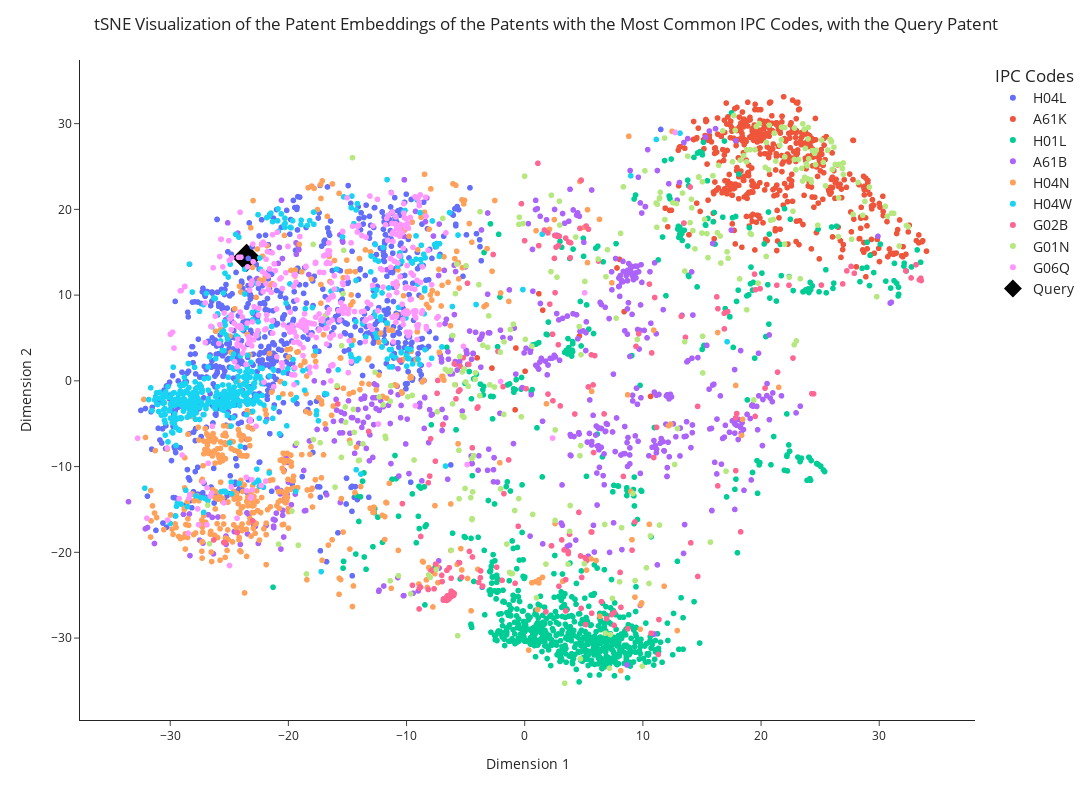

The notebook cell this image was saved under:
### Markdown cell above
## Visualization of the Search Results

* We can plot both the corpus embeddings and the query embedding in the same plot! In this example, we will represent the query patent application embedding using a black dimaond. Its IPC code should ideally be close to G06F, G06Q, and H04L.

### Code cell
new_fig = plot_corpus_embeds_with_plotly(
    corpus_embeddings=tsne_coords,
    corpus_labels=tsne_labels,
    corpus_hover_texts=tsne_hover_texts,
    layoot_dict=layoot_dict,
    query_embeddings=[tsne_query_embeddings],
    query_labels=['Query'],
    query_hover_texts=['Query Patent'],
    query_modes='markers',
    query_marker_dict={
        "color": "black",
        "size": 24,
        "line": {
            "color": "white",
            "width": 2,
        },  
        "symbol": "diamond",
    },
    show_plot=True,
)

### Figure 1 — Plotly figure (JSON) as saved in the notebook; plotly's stock layout.template omitted (floating-point values rounded to 4 significant figures; data arrays with more than 128 entries replaced by an {"elided": "..."} marker saying what was removed)
{"data": [{"hovertemplate": "<b>%{hovertext}</b><br><br>color=H04L<br>0=%{x}<br>1=%{y}<extra></extra>", "hovertext": {"elided": "721 str values"}, "legendgroup": "H04L", "marker": {"color": "#636efa", "symbol": "circle"}, "mode": "markers", "name": "H04L", "showlegend": true, "type": "scattergl", "x": {"elided": "721 float values"}, "xaxis": "x", "y": {"elided": "721 float values"}, "yaxis": "y"}, {"hovertemplate": "<b>%{hovertext}</b><br><br>color=A61K<br>0=%{x}<br>1=%{y}<extra></extra>", "hovertext": {"elided": "484 str values"}, "legendgroup": "A61K", "marker": {"color": "#EF553B", "symbol": "circle"}, "mode": "markers", "name": "A61K", "showlegend": true, "type": "scattergl", "x": {"elided": "484 float values"}, "xaxis": "x", "y": {"elided": "484 float values"}, "yaxis": "y"}, {"hovertemplate": "<b>%{hovertext}</b><br><br>color=H01L<br>0=%{x}<br>1=%{y}<extra></extra>", "hovertext": {"elided": "864 str values"}, "legendgroup": "H01L", "marker": {"color": "#00cc96", "symbol": "circle"}, "mode": "markers", "name": "H01L", "showlegend": true, "type": "scattergl", "x": {"elided": "864 float values"}, "xaxis": "x", "y": {"elided": "864 float values"}, "yaxis": "y"}, {"hovertemplate": "<b>%{hovertext}</b><br><br>color=A61B<br>0=%{x}<br>1=%{y}<extra></extra>", "hovertext": {"elided": "561 str values"}, "legendgroup": "A61B", "marker": {"color": "#ab63fa", "symbol": "circle"}, "mode": "markers", "name": "A61B", "showlegend": true, "type": "scattergl", "x": {"elided": "561 float values"}, "xaxis": "x", "y": {"elided": "561 float values"}, "yaxis": "y"}, {"hovertemplate": "<b>%{hovertext}</b><br><br>color=H04N<br>0=%{x}<br>1=%{y}<extra></extra>", "hovertext": {"elided": "555 str values"}, "legendgroup": "H04N", "marker": {"color": "#FFA15A", "symbol": "circle"}, "mode": "markers", "name": "H04N", "showlegend": true, "type": "scattergl", "x": {"elided": "555 float values"}, "xaxis": "x", "y": {"elided": "555 float values"}, "yaxis": "y"}, {"hovertemplate": "<b>%{hovertext}</b><br><br>color=H04W<br>0=%{x}<br>1=%{y}<extra></extra>", "hovertext": {"elided": "521 str values"}, "legendgroup": "H04W", "marker": {"color": "#19d3f3", "symbol": "circle"}, "mode": "markers", "name": "H04W", "showlegend": true, "type": "scattergl", "x": {"elided": "521 float values"}, "xaxis": "x", "y": {"elided": "521 float values"}, "yaxis": "y"}, {"hovertemplate": "<b>%{hovertext}</b><br><br>color=G02B<br>0=%{x}<br>1=%{y}<extra></extra>", "hovertext": {"elided": "203 str values"}, "legendgroup": "G02B", "marker": {"color": "#FF6692", "symbol": "circle"}, "mode": "markers", "name": "G02B", "showlegend": true, "type": "scattergl", "x": {"elided": "203 float values"}, "xaxis": "x", "y": {"elided": "203 float values"}, "yaxis": "y"}, {"hovertemplate": "<b>%{hovertext}</b><br><br>color=G01N<br>0=%{x}<br>1=%{y}<extra></extra>", "hovertext": {"elided": "281 str values"}, "legendgroup": "G01N", "marker": {"color": "#B6E880", "symbol": "circle"}, "mode": "markers", "name": "G01N", "showlegend": true, "type": "scattergl", "x": {"elided": "281 float values"}, "xaxis": "x", "y": {"elided": "281 float values"}, "yaxis": "y"}, {"hovertemplate": "<b>%{hovertext}</b><br><br>color=G06Q<br>0=%{x}<br>1=%{y}<extra></extra>", "hovertext": {"elided": "393 str values"}, "legendgroup": "G06Q", "marker": {"color": "#FF97FF", "symbol": "circle"}, "mode": "markers", "name": "G06Q", "showlegend": true, "type": "scattergl", "x": {"elided": "393 float values"}, "xaxis": "x", "y": {"elided": "393 float values"}, "yaxis": "y"}, {"hovertext": "Query Patent", "marker": {"color": "black", "line": {"color": "white", "width": 2}, "size": 24, "symbol": "diamond"}, "mode": "markers", "name": "Query", "type": "scatter", "x": [-23.54], "y": [14.35]}], "layout": {"height": 800, "legend": {"font": {"size": 14}, "title": {"text": "IPC Codes"}, "tracegroupgap": 0}, "margin": {"t": 60}, "title": {"text": "tSNE Visualization of the Patent Embeddings of the Patents with the Most Common IPC Codes, with the Query Patent", "x": 0.5}, "width": 1200, "xaxis": {"anchor": "y", "domain": [0, 1], "title": {"text": "Dimension 1"}}, "yaxis": {"anchor": "x", "domain": [0, 1], "title": {"text": "Dimension 2"}}}}
